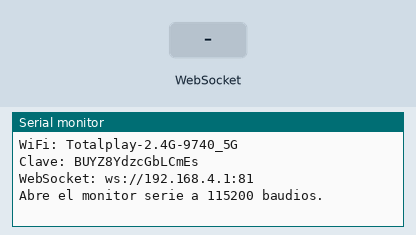
The sketch below on a simulated ESP32. On the bench: the last lines printed to the serial monitor. The inputs (shaded band) are chosen by the test bench.

Above: at 1.7 s.
1.8 s: WebSocket text "1" received
At 3.0 s:
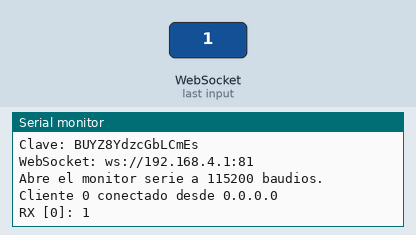
3.3 s: WebSocket text "0" received
At 4.4 s:
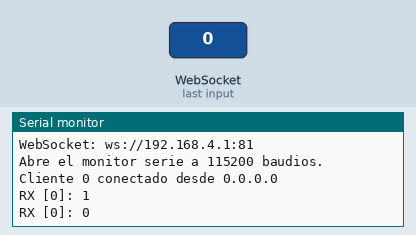
4.8 s: WebSocket text "2" received
At 5.6 s:
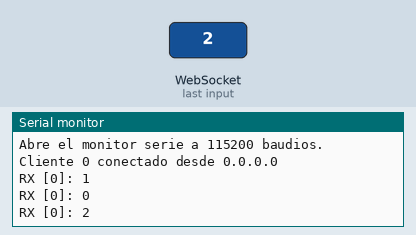

Measured:
- after the input at 1.8 s, the serial monitor: prints a new line at once (image 1)
- after the input at 3.3 s, the serial monitor: prints a new line at once (image 2)
- after the input at 4.8 s, the serial monitor: prints a new line at once (image 3)

The sketch:

esp32_main.ino
```cpp
#include <WiFi.h>
#include <WebSocketsServer.h>
#include <ArduinoJson.h>
#include <cstring>

const char* AP_SSID = "Totalplay-2.4G-9740_5G";
const char* AP_PASSWORD = "BUYZ8YdzcGbLCmEs";

IPAddress localIp(192, 168, 4, 1);
IPAddress gateway(192, 168, 4, 1);
IPAddress subnet(255, 255, 255, 0);

WebSocketsServer webSocket(81);

void onWebSocketEvent(uint8_t clientNumber, WStype_t type, uint8_t* payload, size_t length) {
  switch (type) {
    case WStype_CONNECTED: {
      IPAddress clientIp = webSocket.remoteIP(clientNumber);
      Serial.printf("Cliente %u conectado desde %s\n", clientNumber, clientIp.toString().c_str());
      break;
    }

    case WStype_DISCONNECTED:
      Serial.printf("Cliente %u desconectado\n", clientNumber);
      break;

    case WStype_TEXT: {
      Serial.printf("RX [%u]: ", clientNumber);
      Serial.write(payload, length);
      Serial.println();

      JsonDocument message;
      DeserializationError error = deserializeJson(message, payload, length);
      if (error || message["t"] != "ping") {
        break;
      }

      unsigned long long timestamp = message["ts"] | 0ULL;
      char response[80];
      snprintf(response, sizeof(response), "{\"t\":\"pong\",\"ts\":%llu}", timestamp);
      webSocket.sendTXT(clientNumber, response);
      break;
    }

    default:
      break;
  }
}

void setup() {
  Serial.begin(115200);
  delay(500);
  Serial.println();
  Serial.println("Iniciando punto de acceso y servidor WebSocket...");

  WiFi.mode(WIFI_AP);
  WiFi.softAPConfig(localIp, gateway, subnet);

  if (!WiFi.softAP(AP_SSID, AP_PASSWORD)) {
    Serial.println("ERROR: no se pudo iniciar el punto de acceso");
    return;
  }

  webSocket.begin();
  webSocket.onEvent(onWebSocketEvent);

  Serial.printf("WiFi: %s\n", AP_SSID);
  Serial.printf("Clave: %s\n", AP_PASSWORD);
  Serial.printf("WebSocket: ws://%s:81\n", WiFi.softAPIP().toString().c_str());
  Serial.println("Abre el monitor serie a 115200 baudios.");
}

void loop() {
  webSocket.loop();
}
```
